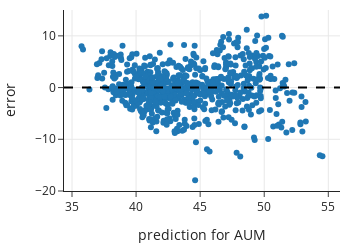

Source (notebook cell):
### Markdown cell above
The size of the errors about the regression line has decreased from the constant model by about 25%. 

Next, we examine the residuals for lack of fit since it can be easier to see potential problems with the fit in a residual plot:

### Code cell
fig = px.scatter(x=prediction, y=error,
                 labels=dict(x='prediction for AUM', y='error'),
                 width=350, height=250)

fig.add_hline(0, line_width=2, line_dash='dash', opacity=1)
fig.update_yaxes(range=[-20, 15])

fig.show()

### Figure 1 — Plotly figure (JSON) as saved in the notebook; plotly's stock layout.template omitted (floating-point values rounded to 4 significant figures; data arrays with more than 128 entries replaced by an {"elided": "..."} marker saying what was removed)
{"data": [{"hovertemplate": "prediction for AUM=%{x}<br>error=%{y}<extra></extra>", "legendgroup": "", "marker": {"color": "#1F77B4", "symbol": "circle"}, "mode": "markers", "name": "", "orientation": "v", "showlegend": false, "type": "scatter", "x": {"elided": "705 float values"}, "xaxis": "x", "y": {"elided": "705 float values"}, "yaxis": "y"}], "layout": {"height": 250, "legend": {"tracegroupgap": 0}, "shapes": [{"line": {"dash": "dash", "width": 2}, "opacity": 1, "type": "line", "x0": 0, "x1": 1, "xref": "x domain", "y0": 0, "y1": 0, "yref": "y"}], "width": 350, "xaxis": {"anchor": "y", "autorange": true, "domain": [0, 1], "range": [34.37, 55.91], "title": {"text": "prediction for AUM"}, "type": "linear"}, "yaxis": {"anchor": "x", "domain": [0, 1], "range": [-20, 15], "title": {"text": "error"}, "type": "linear"}}}
